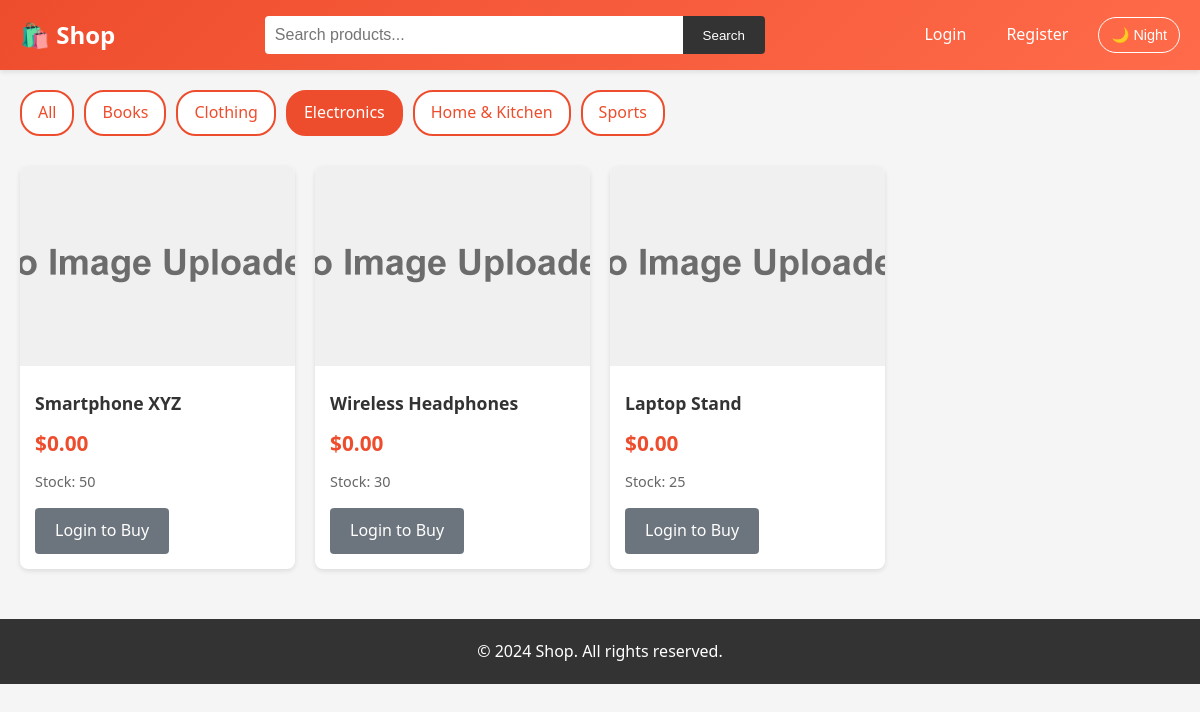
Screenshot of /index.php?category=1 with the database file from the repository.
### tables this page shows
CREATE TABLE IF NOT EXISTS categories (
    id INT AUTO_INCREMENT PRIMARY KEY,
    name VARCHAR(100) NOT NULL,
    description TEXT,
    created_at TIMESTAMP DEFAULT CURRENT_TIMESTAMP
);

CREATE TABLE IF NOT EXISTS products (
    id INT AUTO_INCREMENT PRIMARY KEY,
    name VARCHAR(200) NOT NULL,
    description TEXT,
    price DECIMAL(10, 2) NOT NULL,
    stock INT DEFAULT 0,
    image VARCHAR(255),
    created_at TIMESTAMP DEFAULT CURRENT_TIMESTAMP
);

### includes/functions.php (called while the page is built, shortened)
<?php
function isLoggedIn() {
    return isset($_SESSION['user_id']);
}
function formatPrice($price) {
    return '$' . number_format($price, 2);
}
function getProducts($category_id = null, $search = null) {
    $conn = getDB();
    $sql = "SELECT DISTINCT p.*,
            (SELECT MIN(ps.seller_price) FROM product_sellers ps WHERE ps.product_id = p.id) as min_price,
            (SELECT MAX(ps.seller_price) FROM product_sellers ps WHERE ps.product_id = p.id) as max_price
            FROM products p";
    $conditions = [];
    $params = [];
    $types = "";
    if ($category_id) {
        $sql .= " INNER JOIN product_categories pc ON p.id = pc.product_id";
        $conditions[] = "pc.category_id = ?";
        $params[] = $category_id;
        $types .= "i";
    }
    if (!empty($conditions)) {
        $sql .= " WHERE " . implode(" AND ", $conditions);
    }
    $sql .= " ORDER BY p.created_at DESC";
    $stmt = $conn->prepare($sql);
    if (!empty($params)) {
        $stmt->bind_param($types, ...$params);
    }
    $stmt->execute();
    return $stmt->get_result();
}
function getCategories() {
    $conn = getDB();
    $result = $conn->query("SELECT * FROM categories ORDER BY name");
    return $result;
}
?>

### index.php (the view, shortened to what this page needs)
<?php
require_once 'includes/functions.php';
$category_id = isset($_GET['category']) ? (int)$_GET['category'] : null;
$search = isset($_GET['search']) ? sanitize($_GET['search']) : null;
$products = getProducts($category_id, $search);
$categories = getCategories();
include 'includes/header.php';
?>
<div class="categories">
    <a href="index.php" class="category-btn <?php echo !$category_id ? 'active' : ''; ?>">All</a>
    <?php while ($category = $categories->fetch_assoc()): ?>
        <a href="index.php?category=<?php echo $category['id']; ?>"
           class="category-btn <?php echo $category_id == $category['id'] ? 'active' : ''; ?>">
            <?php echo htmlspecialchars($category['name']); ?>
        </a>
    <?php endwhile; ?>
</div>
<div class="products-grid">
    <?php while ($product = $products->fetch_assoc()): ?>
        <div class="product-card">
            <img src="<?php echo $product['image'] ? htmlspecialchars($product['image']) : 'images/not_found.jpg'; ?>"
                 alt="<?php echo htmlspecialchars($product['name']); ?>"
                 class="product-image"
                 onerror="this.src='images/not_found.jpg'">
            <div class="product-info">
                <h3 class="product-name">
                    <a href="product.php?id=<?php echo $product['id']; ?>" style="text-decoration: none; color: inherit;">
                        <?php echo htmlspecialchars($product['name']); ?>
                    </a>
                </h3>
                <div class="product-price">
                    <?php if ($product['min_price'] == $product['max_price']): ?>
                        <?php echo formatPrice($product['min_price']); ?>
                    <?php else: ?>
                        <?php echo formatPrice($product['min_price']); ?> - <?php echo formatPrice($product['max_price']); ?>
                    <?php endif; ?>
                </div>
                <div class="product-stock">Stock: <?php echo $product['stock']; ?></div>
                <?php if (isLoggedIn()): ?>
                    <a href="product.php?id=<?php echo $product['id']; ?>" class="btn btn-primary">View Details</a>
                <?php else: ?>
                    <a href="login.php" class="btn btn-secondary">Login to Buy</a>
                <?php endif; ?>
            </div>
        </div>
    <?php endwhile; ?>
</div>
<?php include 'includes/footer.php'; ?>

### css/style.css (style rules this page uses)
* { margin: 0; padding: 0; box-sizing: border-box; }
body { font-family: "Segoe UI", Tahoma, Geneva, Verdana, sans-serif; line-height: 1.6; color: #333; background-color: #f5f5f5; }
.products-grid { display: grid; grid-template-columns: repeat(auto-fill, minmax(250px, 1fr)); gap: 20px; margin: 30px 0; }
.product-card { background: white; border-radius: 8px; overflow: hidden; box-shadow: 0 2px 5px rgba(0, 0, 0, 0.1); transition: transform 0.3s, box-shadow 0.3s; }
.product-image { width: 100%; height: 200px; object-fit: cover; background: #f0f0f0; }
.product-info { padding: 15px; }
.product-name { font-size: 1.1rem; font-weight: bold; margin-bottom: 10px; color: #333; }
.product-price { font-size: 1.3rem; color: #ee4d2d; font-weight: bold; margin-bottom: 10px; }
.product-stock { font-size: 0.9rem; color: #666; margin-bottom: 15px; }
.btn { padding: 10px 20px; border: none; border-radius: 4px; cursor: pointer; font-size: 1rem; text-decoration: none; display: inline-block; transition: background 0.3s; }
.btn-secondary { background: #6c757d; color: white; }
.categories { display: flex; gap: 10px; margin: 20px 0; flex-wrap: wrap; }
.category-btn { padding: 8px 16px; background: white; border: 2px solid #ee4d2d; color: #ee4d2d; border-radius: 20px; text-decoration: none; transition: all 0.3s; }
.category-btn:hover, .category-btn.active { background: #ee4d2d; color: white; }

### rows the page displays
categories: name "Books"
categories: name "Clothing"
categories: name "Electronics"
categories: name "Home & Kitchen"
categories: name "Sports"
products: name "Smartphone XYZ", min_price "$0.00", stock "50"
products: name "Wireless Headphones", min_price "$0.00", stock "30"
products: name "Laptop Stand", min_price "$0.00", stock "25"
